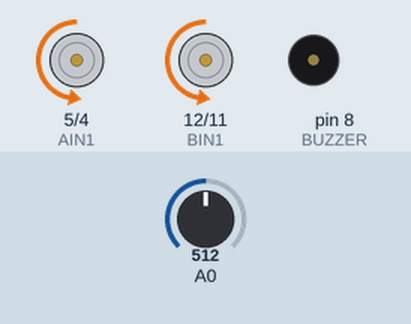
Recording of a sketch running on a simulated Arduino Uno, built with avr-gcc and run on an emulated ATmega328P. Shown: motor-driver pin pairs drawn as motors (green arrow = first pin HIGH = forward, orange = second pin HIGH = backward, longer = more drive, scaled by the enable pin), buzzer (waves = sounding). The test bench sets the inputs (shaded band); at power-on: A0 = 512.

Above: at 5.5 s.
5.6 s: A0 set to 716
At 6.4 s:
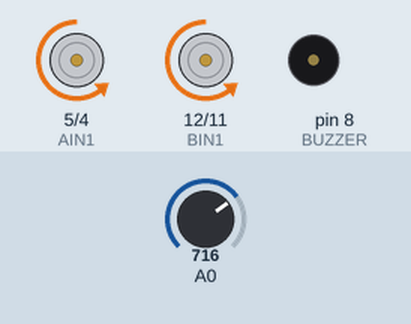
7.1 s: A0 set to 900
At 7.5 s:
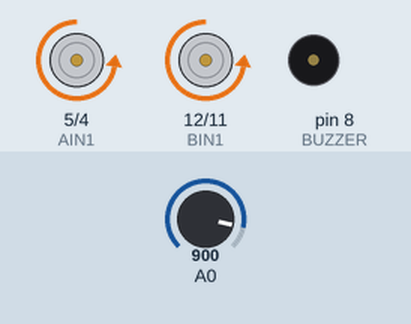
8.6 s: A0 set to 122
At 9.8 s:
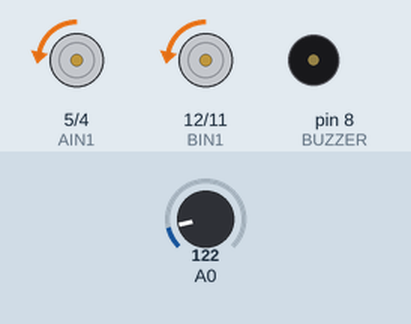
10.1 s: A0 set to 0
At 11.0 s:
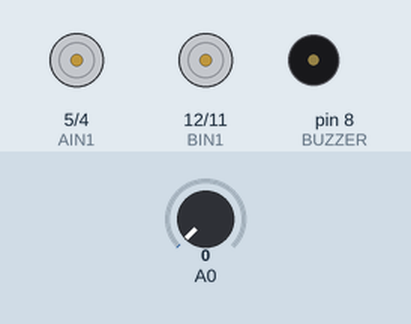
11.6 s: A0 set to 511
At 12.1 s:
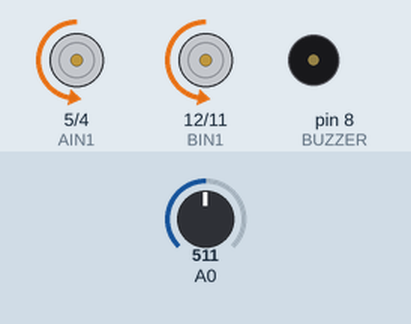
Timing chart, 0 to 14.1 s (numbered marks = the images above; inputs shaded):
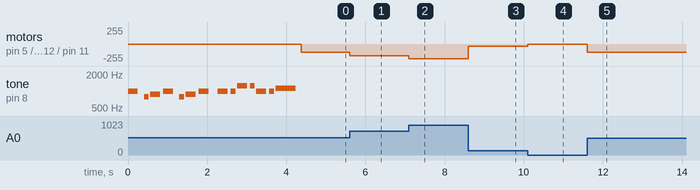

Measured:
- after the input at 5.6 s, motor on pin 5 (AIN1) / pin 4 (AIN2), motor on pin 12 (BIN1) / pin 11 (BIN2): backward 127/255 → backward 178/255 at once
- after the input at 7.1 s, motor on pin 5 (AIN1) / pin 4 (AIN2), motor on pin 12 (BIN1) / pin 11 (BIN2): backward 178/255 → backward 224/255 at once
- after the input at 8.6 s, motor on pin 5 (AIN1) / pin 4 (AIN2), motor on pin 12 (BIN1) / pin 11 (BIN2): backward 224/255 → backward 30/255 at once
- after the input at 10.1 s, motor on pin 5 (AIN1) / pin 4 (AIN2), motor on pin 12 (BIN1) / pin 11 (BIN2): backward 30/255 → stopped at once
- after the input at 11.6 s, motor on pin 5 (AIN1) / pin 4 (AIN2), motor on pin 12 (BIN1) / pin 11 (BIN2): stopped → backward 127/255 at once

The sketch:

motor_test.ino
```cpp
/*
This is for MotorDriver test
Using TB6612FNG test for LinerBot
by Duokino
 */

//Potentiometer A0

//Motor Right
int PWMB = 10; //Speed control
int BIN1 = 12; //Direction
int BIN2 = 11; //Direction

//Motor Left
int PWMA = 3; //Speed control
int AIN1 = 5; //Direction
int AIN2 = 4; //Direction

void setup(){

  pinMode(PWMA, OUTPUT);
  pinMode(AIN1, OUTPUT);
  pinMode(AIN2, OUTPUT);

  pinMode(PWMB, OUTPUT);
  pinMode(BIN1, OUTPUT);
  pinMode(BIN2, OUTPUT);

  melody();

}

void loop(){

  int VR, motorspeed;

  VR = analogRead(A0);
  motorspeed = map(VR, 0, 1023, 0, 255);

  forward(motorspeed);

}

void forward(int motorspeed){

  digitalWrite(BIN1, LOW);
  digitalWrite(BIN2, HIGH);
  analogWrite(PWMB, motorspeed);

  digitalWrite(AIN1, LOW);
  digitalWrite(AIN2, HIGH);
  analogWrite(PWMA, motorspeed);

}

void backward(int motorspeed){

  digitalWrite(BIN1, HIGH);
  digitalWrite(BIN2, LOW);
  analogWrite(PWMB, motorspeed);

  digitalWrite(AIN1, HIGH);
  digitalWrite(AIN2, LOW);
  analogWrite(PWMA, motorspeed);

}

void right(int motorspeed){

  digitalWrite(BIN1, HIGH);
  digitalWrite(BIN2, LOW);
  analogWrite(PWMB, 0);

  digitalWrite(AIN1, LOW);
  digitalWrite(AIN2, HIGH);
  analogWrite(PWMA, motorspeed);

}

void left(int motorspeed){

  digitalWrite(BIN1, LOW);
  digitalWrite(BIN2, HIGH);
  analogWrite(PWMB, motorspeed);

  digitalWrite(AIN1, HIGH);
  digitalWrite(AIN2, LOW);
  analogWrite(PWMA, 0);

}

void still(){

  digitalWrite(BIN1, LOW);
  digitalWrite(BIN2, LOW);
  analogWrite(PWMB, 0);

  digitalWrite(AIN1, LOW);
  digitalWrite(AIN2, LOW);
  analogWrite(PWMA, 0);

}

void melody(){

  #define NOTE_B5   988
  #define NOTE_G5   784
  #define NOTE_A5   880
  #define NOTE_DS6  1245
  #define NOTE_CS6   1109

  #define BUZZER 8

  int melody[] = {NOTE_B5, 0, NOTE_G5, NOTE_A5, NOTE_B5, 0, NOTE_G5, NOTE_A5, NOTE_B5, 0, NOTE_B5, NOTE_B5, NOTE_DS6, NOTE_DS6, NOTE_B5, NOTE_B5, NOTE_CS6};
  int noteDurations[] = {4, 16, 8, 4, 4, 16, 8, 4, 4, 8, 4, 8, 4, 8, 4, 8, 2};

    for (int thisNote = 0; thisNote < 17; thisNote++){
      int noteDuration = 1000 / noteDurations[thisNote];
      tone(BUZZER, melody[thisNote], noteDuration);
      int pauseBetweenNotes = noteDuration * 1.30;
      delay(pauseBetweenNotes);
      noTone(BUZZER);
    }
}
```
